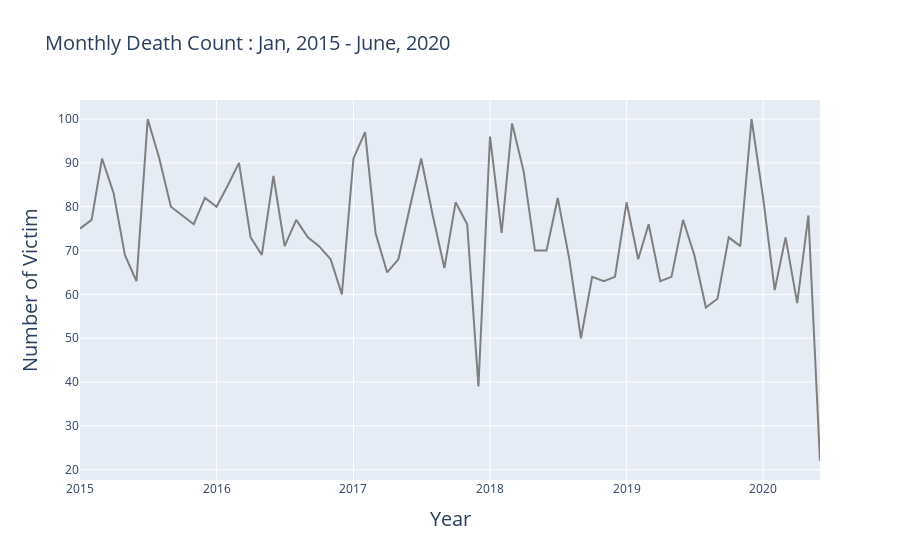

Here is the notebook cell this chart was saved with:
### Markdown cell above
**Monthly Report**

### Code cell
monthly_df = df['date'].groupby(df.date.dt.to_period('M')).agg('count').to_frame(name="Count")
monthly_df.index = monthly_df.index.to_timestamp()

trace = go.Scatter(
        x = monthly_df.index,
        y = monthly_df.Count,
        name = "Victim count",
        line = dict(color = "#7F7F7F"))

layout = go.Layout(
            title = "Monthly Death Count : Jan, 2015 - June, 2020",
            title_font_size = 20,
            xaxis = dict(title = "Year",title_font_size = 20),
            yaxis = dict(title = "Number of Victim",title_font_size = 20))
fig = go.Figure(data = [trace], layout = layout)
fig.show()

### Figure 1 — Plotly figure (JSON) as saved in the notebook; plotly's stock layout.template omitted (floating-point values rounded to 4 significant figures)
{"data": [{"y": [75, 77, 91, 83, 69, 63, 100, 91, 80, 78, 76, 82, 80, 85, 90, 73, 69, 87, 71, 77, 73, 71, 68, 60, 91, 97, 74, 65, 68, 80, 91, 78, 66, 81, 76, 39, 96, 74, 99, 88, 70, 70, 82, 68, 50, 64, 63, 64, 81, 68, 76, 63, 64, 77, 69, 57, 59, 73, 71, 100, 82, 61, 73, 58, 78, 22], "x": ["2015-01-01T00:00:00", "2015-02-01T00:00:00", "2015-03-01T00:00:00", "2015-04-01T00:00:00", "2015-05-01T00:00:00", "2015-06-01T00:00:00", "2015-07-01T00:00:00", "2015-08-01T00:00:00", "2015-09-01T00:00:00", "2015-10-01T00:00:00", "2015-11-01T00:00:00", "2015-12-01T00:00:00", "2016-01-01T00:00:00", "2016-02-01T00:00:00", "2016-03-01T00:00:00", "2016-04-01T00:00:00", "2016-05-01T00:00:00", "2016-06-01T00:00:00", "2016-07-01T00:00:00", "2016-08-01T00:00:00", "2016-09-01T00:00:00", "2016-10-01T00:00:00", "2016-11-01T00:00:00", "2016-12-01T00:00:00", "2017-01-01T00:00:00", "2017-02-01T00:00:00", "2017-03-01T00:00:00", "2017-04-01T00:00:00", "2017-05-01T00:00:00", "2017-06-01T00:00:00", "2017-07-01T00:00:00", "2017-08-01T00:00:00", "2017-09-01T00:00:00", "2017-10-01T00:00:00", "2017-11-01T00:00:00", "2017-12-01T00:00:00", "2018-01-01T00:00:00", "2018-02-01T00:00:00", "2018-03-01T00:00:00", "2018-04-01T00:00:00", "2018-05-01T00:00:00", "2018-06-01T00:00:00", "2018-07-01T00:00:00", "2018-08-01T00:00:00", "2018-09-01T00:00:00", "2018-10-01T00:00:00", "2018-11-01T00:00:00", "2018-12-01T00:00:00", "2019-01-01T00:00:00", "2019-02-01T00:00:00", "2019-03-01T00:00:00", "2019-04-01T00:00:00", "2019-05-01T00:00:00", "2019-06-01T00:00:00", "2019-07-01T00:00:00", "2019-08-01T00:00:00", "2019-09-01T00:00:00", "2019-10-01T00:00:00", "2019-11-01T00:00:00", "2019-12-01T00:00:00", "2020-01-01T00:00:00", "2020-02-01T00:00:00", "2020-03-01T00:00:00", "2020-04-01T00:00:00", "2020-05-01T00:00:00", "2020-06-01T00:00:00"], "line": {"color": "#7F7F7F"}, "type": "scatter", "name": "Victim count"}], "layout": {"yaxis": {"title": {"text": "Number of Victim", "font": {"size": 20}}}, "xaxis": {"title": {"text": "Year", "font": {"size": 20}}}, "title": {"text": "Monthly Death Count : Jan, 2015 - June, 2020", "font": {"size": 20}}}}
